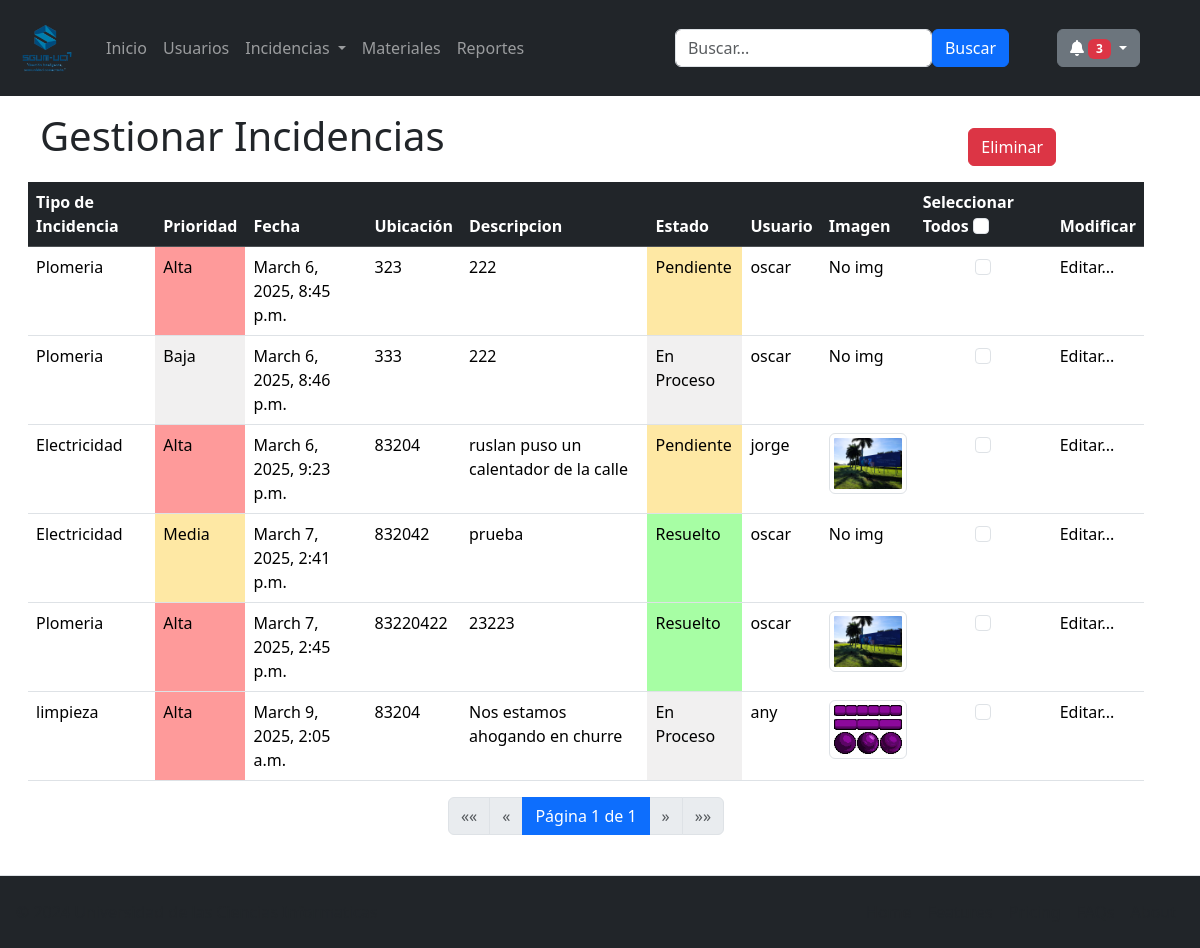
The app's page /incidencias/ (signed in), older data.
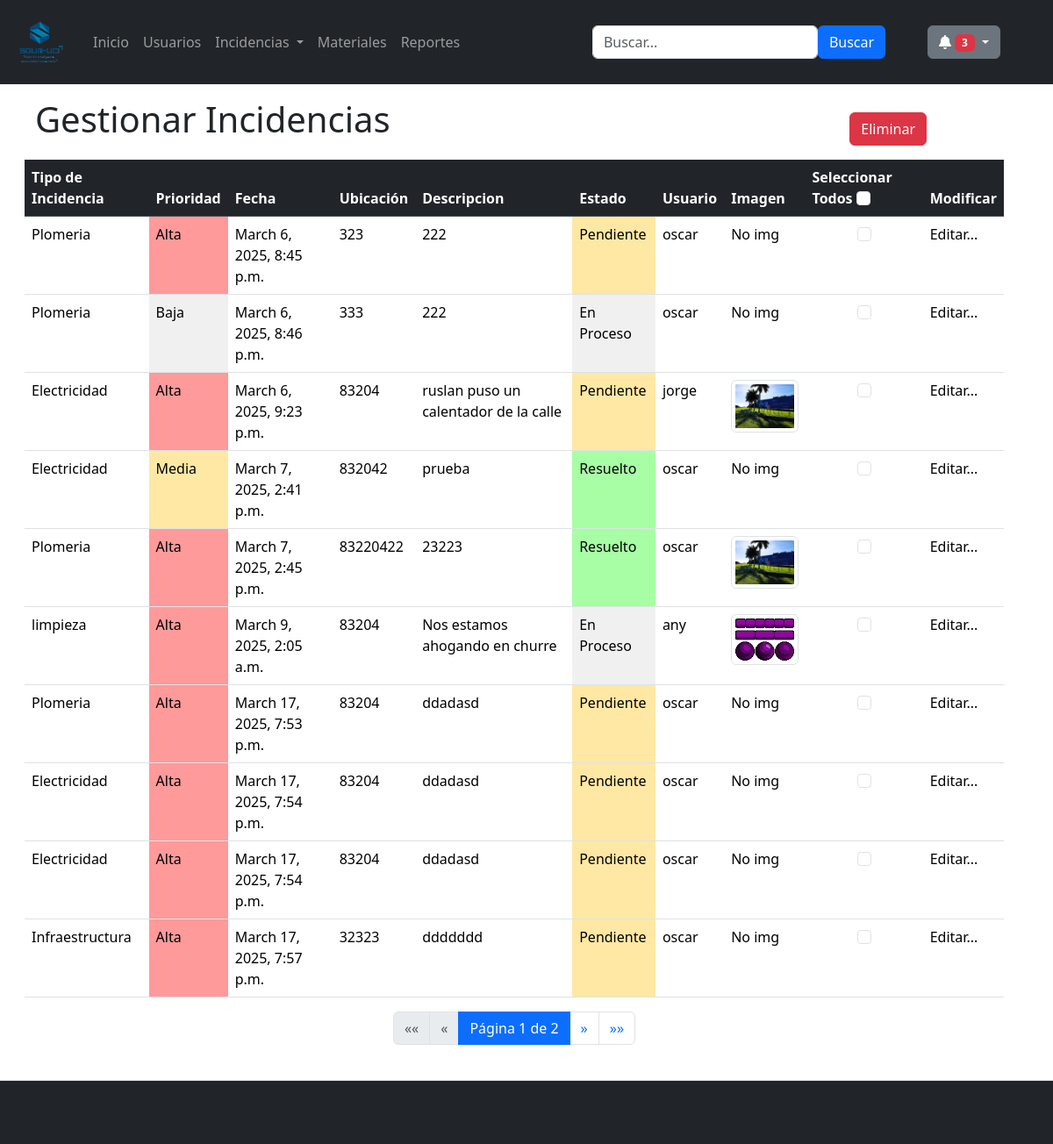
The same page, newer data.
### usuarios/models.py (models this page shows)
class Incidencia(models.Model):
    PRIORIDAD_CHOICES = [
        ('3', 'Alta'),
        ('2', 'Media'),
        ('1', 'Baja'),
    ]
    TIPO_CHOICES = [
        ('plomeria', 'Plomeria'),
        ('electricidad', 'Electricidad'),
        ('infraestructura', 'Infraestructura'),
        ('mantenimiento_equipos', 'Mantenimiento de Equipos'),
        ('saneamiento', 'Saneamiento'),
        ('seguridad', 'Seguridad'),
        ('jardineria', 'Jardineria'),
        ('agua_potable', 'Sistema de Agua Potable'),
        ('gas', 'Sistema de Gas'),
        ('incendios', 'Sistema de Incendios')
    ]
    ESTADO_CHOICES = [
        ('pendiente', 'Pendiente'),
        ('en_proceso', 'En Proceso'),
        ('resuelto', 'Resuelto'),
    ]
    tipo = models.CharField(max_length=50, choices=TIPO_CHOICES, default='plomeria')
    prioridad = models.CharField(max_length=10, choices=PRIORIDAD_CHOICES, default='media')
    estado = models.CharField(max_length=20, choices=ESTADO_CHOICES, default='pendiente')
    fecha = models.DateTimeField()
    ubicacion = models.CharField(max_length=100)
    descripcion = models.TextField()
    imagen = models.ImageField(upload_to='incidencias/', null=True, blank=True)
    usuario_reporte = models.ForeignKey(User, on_delete=models.CASCADE)

### usuarios/views.py (the view, shortened to what this page needs)
# urls.py: path('incidencias/',views.incidencias,name='incidencias'),
@login_required
def incidencias(request):
    template = loader.get_template('all_incidencias.html')
    if request.user.is_superuser:
        tableIncidencia = Incidencia.objects.all()
    else:
        current_user = request.user
        tableIncidencia = Incidencia.objects.filter(usuario_reporte=current_user)
    if request.method == 'POST':
        action = request.POST.get('action')
        if action == "delete":
                ids=request.POST.getlist('ids')
                Incidencia.objects.filter(id__in=ids).delete()
                return redirect('incidencias')
    query = request.GET.get('q')
    paginator = Paginator(tableIncidencia,10)
    page_number = request.GET.get('page')
    page_obj = paginator.get_page(page_number)
    context = {
        'tableIncidencia': tableIncidencia,
        'page_obj': page_obj
    }
    return HttpResponse(template.render(context,request))

### usuarios/templates/all_incidencias.html (shortened to what this page needs)
{% extends "master.html" %}
{% load static %}
    {%block content%}
    <div class="container mt-3 mx-3">
        <div class="row container">
        <div class="col"><h1>Gestionar Incidencias</h1></div>
        <div class="col d-flex flex-row-reverse p-3 ">
            <button class="btn btn-danger mx-5" data-bs-toggle="modal" data-bs-target="#ModalEliminar" type="button">Eliminar</button>
        </div>
        </div>
        <form id="eliminar_incidencia" method="post" action="{% url 'incidencias' %}">
        <table class="table table-hover" id="userTable" data-orden="asc">
            <thead>
                <tr class="table-dark">
                    <th>Tipo de Incidencia</th>
                    <th> Prioridad </th>
                    <th>Fecha</th>
                    <th>Ubicación</th>
                    <th>Descripcion</th>
                    <th>Estado</th>
                    <th>Usuario</th>
                    <th>Imagen</th>
                    <th>Seleccionar Todos
                        <input class="form-check-input checkbox" type="checkbox" id="selectAll" onclick="toggleCheckboxes(this)">
                    </th>
                    <th>Modificar</th>
                </tr>
            </thead>
            <tbody>
            {% for x in page_obj %}
            <tr>
                <td>{{x.get_tipo_display}}</td>
                {% if x.prioridad == "2" %}
                <td style="background-color:rgba(253, 191, 4, 0.36);">{{x.get_prioridad_display}}</td>
                {%elif x.prioridad == "3"%}
                <td style="background-color:rgba(253, 4, 4, 0.4);">{{x.get_prioridad_display}}</td>
                {%else%}
                <td style="background-color:rgba(216, 214, 214, 0.36);">{{x.get_prioridad_display}}</td>
                {%endif%}
                <td>{{x.fecha}}</td>
                <td>{{x.ubicacion}}</td>
                <td>{{x.descripcion}}</td>
                {% if x.estado == "pendiente" %}
                <td style="background-color:rgba(253, 191, 4, 0.36);">{{x.get_estado_display}}</td>
                {%elif x.estado == "resuelto"%}
                <td style="background-color:rgba(12, 253, 4, 0.36);">{{x.get_estado_display}}</td>
                {%else%}
                <td style="background-color:rgba(216, 214, 214, 0.36);">{{x.get_estado_display}}</td>
                {%endif%}
                <td>{{x.usuario_reporte.username}}</td>
                <td>
                    {% if x.imagen %}
                        <img src="{{ x.imagen.url }}" alt="Imagen de la incidencia" class="img-thumbnail" style="width: 100px; cursor: pointer;"
                        onclick='abrirImagen("{{ x.imagen.url }}")' data-bs-toggle="modal" data-bs-target="#imagenModal">
                    {% else %}
                        <p>No img</p>
                    {% endif %}
                </td>
                <td>
                    <div class="form-check d-flex justify-content-center align-items-centerdiv">
                        <input class="form-check-input checkbox" type="checkbox" id="checkbox" name="ids" value="{{x.id}}" >
                    </div>
                </td>
                <td>
                    <a class="nav-link"  href="{% url 'editar_incidencia' x.id %}">Editar...</a>
                </td>
            </tr>
            {% endfor %}
            </tbody>
        </table>
        {% include 'paginacion.html' %}
        </form>
    </div>
    {%endblock%}

### usuarios/templates/master.html (shortened to what this page needs)
{% load static %}
<!DOCTYPE html>
<html lang="en">
<head>
    {% load bootstrap5 %}
    {% bootstrap_css %}
</head>
<body class="d-flex flex-column min-vh-100">
    {%include 'navbar.html' %}
    <div class="flex-grow-1">
    {%block content%}
    {%endblock%}
    </div>
    {%include 'footer.html' %}
</body>
</html>

### usuarios/templates/navbar.html (shortened to what this page needs)
{% load static %}
<link href="https://cdnjs.cloudflare.com/ajax/libs/font-awesome/6.0.0-beta3/css/all.min.css" rel="stylesheet">
<nav class="navbar navbar-expand-sm navbar-dark bg-dark">
    <div class="container-fluid">
        <a class="navbar-brand" href="#">
            <img src="{% static '../static/logoSGUM.png' %}" alt="Avatar Logo" style="width:70px;" >
        </a>
        <div class="collapse navbar-collapse" id="mynavbar">
            <ul class="navbar-nav me-auto">
                <li class="nav-item">
                    <a class="nav-link" href="/main">Inicio</a>
                </li>
                {% if perms.auth.view_user %}
                <li class="nav-item">
                    <a class="nav-link" href="/usuarios">Usuarios</a>
                </li>
                {%endif%}
                <li class="nav-item dropdown">
                    <button type="button" class="btn nav-link dropdown-toggle" data-bs-toggle="dropdown">
                        Incidencias
                    </button>
                </li>
                {% if perms.auth.view_material %}
                <li class="nav-item">
                    <a class="nav-link" href="/materiales">Materiales</a>
                </li>
                {%endif%}
                {% if perms.auth.view_material %}
                <li class="nav-item">
                    <a class="nav-link" href="/reportes">Reportes</a>
                </li>
                {%endif%}
            </ul>
            <form class="d-flex" method="get" >
                <input type="text" name="q" class="form-control" placeholder="Buscar..." value="{{ request.GET.q }}">
                <button class="btn btn-primary" type="submit">Buscar</button>
            </form>
            <div class="dropdown px-5">
                <button class="btn btn-secondary dropdown-toggle" type="button" id="dropdownMenuButton" data-bs-toggle="dropdown" aria-expanded="false">
                  <i class="fas fa-bell"></i>
                  <span class="badge bg-danger" id="notificationCount">3</span>
                </button>
              </div>
        </div>
    </div>
</nav>

### usuarios/templates/paginacion.html
<nav aria-label="Page navigation">
    <ul class="pagination justify-content-center">
        {% if page_obj.has_previous %}
            <li class="page-item">
                <a class="page-link" href="?page=1&q={{ request.GET.q }}" aria-label="First">
                    <span aria-hidden="true">&laquo;&laquo;</span>
                </a>
            </li>
            <li class="page-item">
                <a class="page-link" href="?page={{ page_obj.previous_page_number }}&q={{ request.GET.q }}" aria-label="Previous">
                    <span aria-hidden="true">&laquo;</span>
                </a>
            </li>
        {% else %}
            <li class="page-item disabled">
                <span class="page-link">&laquo;&laquo;</span>
            </li>
            <li class="page-item disabled">
                <span class="page-link">&laquo;</span>
            </li>
        {% endif %}
        <li class="page-item active">
            <span class="page-link">
                Página {{ page_obj.number }} de {{ page_obj.paginator.num_pages }}
            </span>
        </li>
        {% if page_obj.has_next %}
            <li class="page-item">
                <a class="page-link" href="?page={{ page_obj.next_page_number }}&q={{ request.GET.q }}" aria-label="Next">
                    <span aria-hidden="true">&raquo;</span>
                </a>
            </li>
            <li class="page-item">
                <a class="page-link" href="?page={{ page_obj.paginator.num_pages }}&q={{ request.GET.q }}" aria-label="Last">
                    <span aria-hidden="true">&raquo;&raquo;</span>
                </a>
            </li>
        {% else %}
            <li class="page-item disabled">
                <span class="page-link">&raquo;</span>
            </li>
            <li class="page-item disabled">
                <span class="page-link">&raquo;&raquo;</span>
            </li>
        {% endif %}
    </ul>
</nav>

### usuarios/templates/footer.html
<footer class="d-flex flex-wrap justify-content-between align-items-center py-3 mt-4 px-3 border-top bg-dark">
    <p class="col-md-4 mb-0 text-body-secondary text-light">© 2024 Universidad de las Ciencias Informaticas</p>
    <a href="/" class="col-md-4 d-flex align-items-center justify-content-center mb-3 mb-md-0 me-md-auto link-body-emphasis text-decoration-none">
        <svg class="bi me-2" width="40" height="32"><use xlink:href="#bootstrap"></use></svg>
    </a>
    <ul class="nav col-md-4 justify-content-end">
        <li class="nav-item"><a href="/main" class="nav-link px-2 text-body-secondary">Home</a></li>
        <li class="nav-item"><a href="#" class="nav-link px-2 text-body-secondary">Features</a></li>
        <li class="nav-item"><a href="#" class="nav-link px-2 text-body-secondary">Pricing</a></li>
        <li class="nav-item"><a href="#" class="nav-link px-2 text-body-secondary">FAQs</a></li>
        <li class="nav-item"><a href="#" class="nav-link px-2 text-body-secondary">About</a></li>
    </ul>
</footer>

Row changes from the older to the newer data that the page shows:
added Incidencia: tipo "Plomeria", prioridad "Alta", fecha "March 17, 2025, 7:53 p.m.", ubicacion "83204", descripcion "ddadasd", estado "Pendiente", usuario_reporte.username "oscar", imagen "No img"
added Incidencia: tipo "Electricidad", prioridad "Alta", fecha "March 17, 2025, 7:54 p.m.", ubicacion "83204", descripcion "ddadasd", estado "Pendiente", usuario_reporte.username "oscar", imagen "No img"
added Incidencia: tipo "Electricidad", prioridad "Alta", fecha "March 17, 2025, 7:54 p.m.", ubicacion "83204", descripcion "ddadasd", estado "Pendiente", usuario_reporte.username "oscar", imagen "No img"
added Incidencia: tipo "Infraestructura", prioridad "Alta", fecha "March 17, 2025, 7:57 p.m.", ubicacion "32323", descripcion "ddddddd", estado "Pendiente", usuario_reporte.username "oscar", imagen "No img"
Text that changed along with them:
{{ page_obj.paginator.num_pages }}: "1" → "2"
